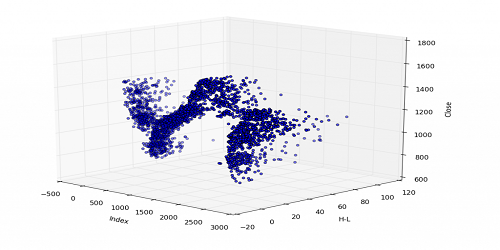
#> input picture open CV tutorial code/sample_img1.png, 500 x 250 px, given in place of the camera
$ python color_filtering.py
#> lines starting #> are read from the running program, lines starting #| are printed output that depends on the picture; after the words box and inside, x2 and y2 are one past the last pixel; in counts of white or black regions, pixels touching at a corner belong together
""" Color filtering means we can detect a particular range of color this can be used to remove a specific color from the
    pic or show only that specific color on the pic. This how we work with green screen we find that specific color and replace it
    with certain background."""


import cv2
import numpy as np

cap = cv2.VideoCapture(0)

while True:
    _,frame = cap.read()        # here _ means that the function is returning a value but we don't require to use that value so we use _
#> frame is the input picture: shape (250, 500, 3); mean B, G, R 240.9, 235.7, 235.7

    # hsv is a way of defining color just like BGR and HEX value
    hsv = cv2.cvtColor(frame, cv2.COLOR_BGR2HSV)
#> hsv: shape (250, 500, 3); mean H, S, V 7.4, 10.2, 241

    # reason we use hsv so that we can get range of color.
    # H - hue is color value
    # S - saturation is the intensity of the color
    # V - value which indicate how much of the color is in existance

    lower_green = np.array([80,20,100])
    upper_green = np.array([200,255,255])

    mask = cv2.inRange(hsv,lower_green,upper_green)
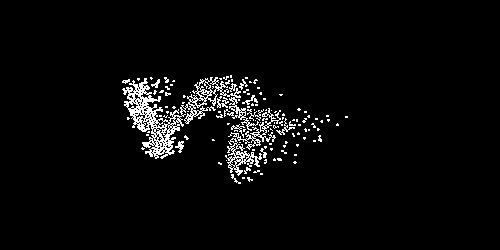
#> mask: shape (250, 500); 3.7% white in thin lines or dots, all inside (x1, y1, x2, y2) = (122, 75, 348, 184)
    res = cv2.bitwise_and(frame,frame,mask=mask)
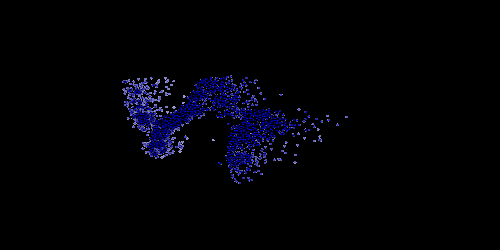
#> res: shape (250, 500, 3); mean B, G, R 6.1, 1.7, 1.7

    cv2.imshow('frame',frame)
    cv2.imshow('msk',mask)
    cv2.imshow('result',res)

    k = cv2.waitKey(5) & 0xFF
#> (key Esc is pressed here)
    if k == 27:
        break

cv2.destroyAllWindows()
cap.release()

$ run again, on open CV tutorial code/sample_img2.png
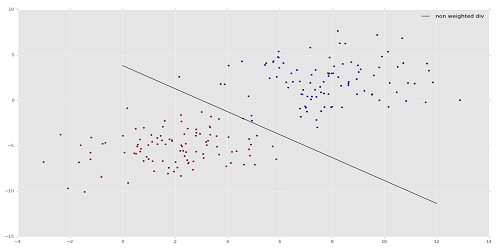
#> input picture open CV tutorial code/sample_img2.png, 500 x 250 px, given in place of the camera
#> frame is the input picture: shape (250, 500, 3); mean B, G, R 231.8, 231.6, 231.8
#> hsv: shape (250, 500, 3); mean H, S, V 1.4, 0.9, 232.1
#> `mask = cv2.inRange(hsv,lower_green,upper_green)`:
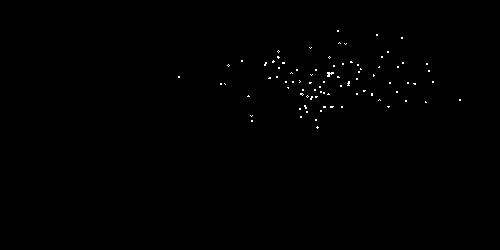
#> mask: shape (250, 500); 0.31% white in thin lines or dots, all inside (x1, y1, x2, y2) = (178, 30, 461, 129)
